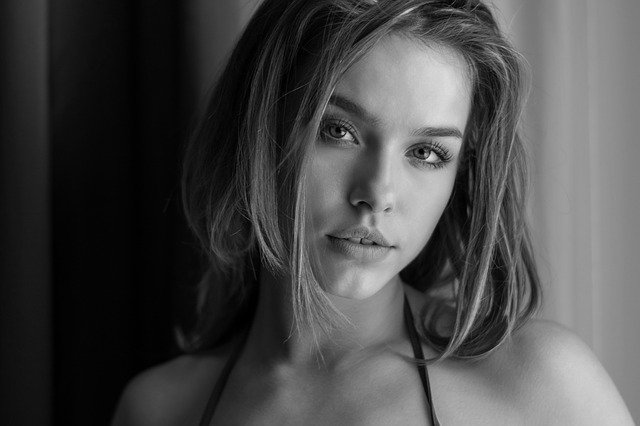
%> input picture sorting-filtting/SámuelTitus.jpg, 640 x 426 px
$ octave SteinarSonja.m   (GNU Octave 9; MATLAB toolbox functions it lacks are replaced by stand-ins)
%> lines starting %> are read from the running program, lines starting %| are printed output that depends on the picture
%% Read in image
I = imread('SámuelTitus.jpg');
%> I is the input picture: size 426x640x3 uint8; min 0, max 238, mean 72.5
%% Convert to grayscale image
Igray = rgb2gray(I);
%% Add noise to image
Islat_pepper = imnoise(I, 'salt & pepper', 0.0001);
%% Operator
% Maximum filter salt & pepper noise
Imax = imdilate(I, true(3));
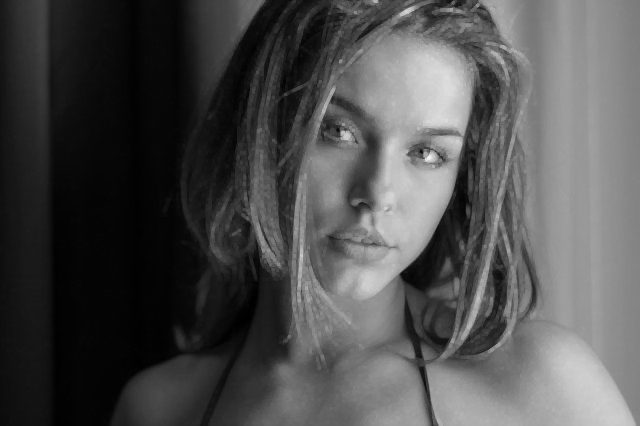
%> Imax: size 426x640x3 uint8; min 0, max 238, mean 78.7
%imshow(Imax, []);
%    title('Maxinum filter salt & pepper');
%   xlabel('density 0.15');
Imin = imerode(I, true(3));
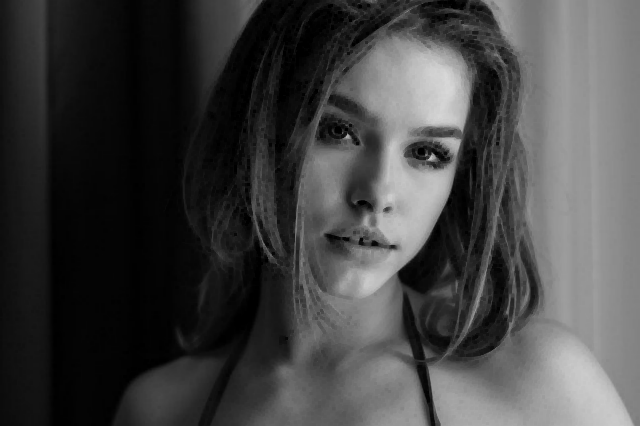
%> Imin: size 426x640x3 uint8; min 0, max 218, mean 66.4
%imshow(Imin, []);
%    title('Mininum filter salt & pepper');
%    xlabel('density 0.15');
%% Diaplay the image
subplot(1, 3, 1),
imshow(I);
    title('salt & pepper');
    xlabel('density 0.01');
subplot(1, 3, 2),
imshow(Imax);
    title('Maxinum filter salt & pepper');
    xlabel('density 0.01');
subplot(1, 3, 3),
imshow(Imin);
    title('Mininum filter salt & pepper');
    xlabel('density 0.01');

$ run again, with sorting-filtting/tangrenjie.png saved as sorting-filtting/SámuelTitus.jpg
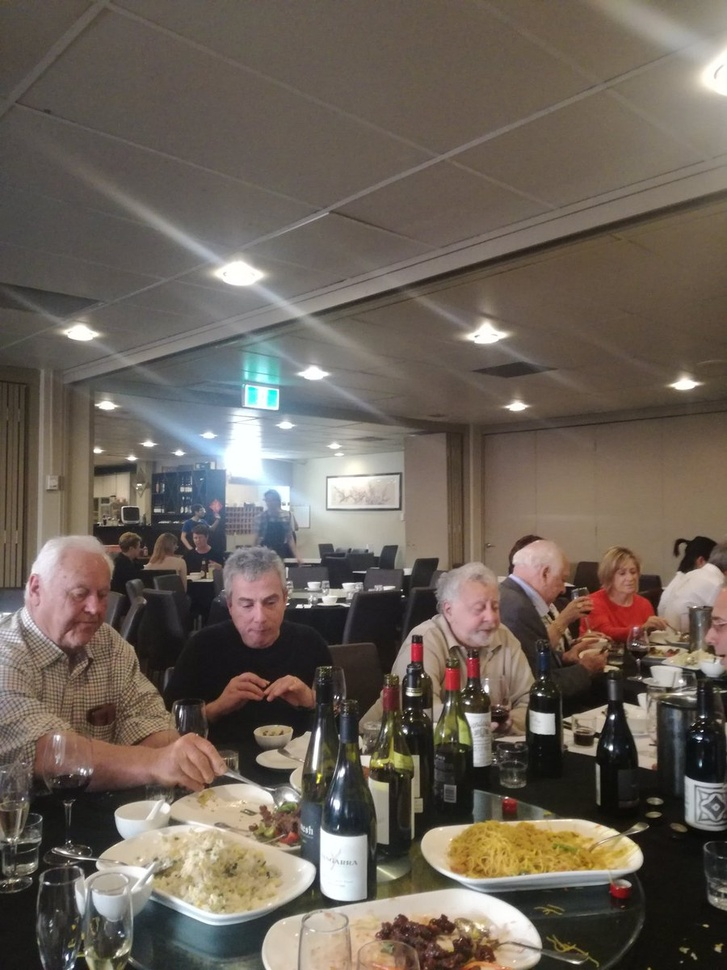
%> input picture sorting-filtting/tangrenjie.png, 727 x 970 px, shrunk from 900 x 1200 before the run
%> I is the input picture: size 970x727x3 uint8; mean R, G, B 107.4, 97.7, 88.2
%> `Igray = rgb2gray(I);`:
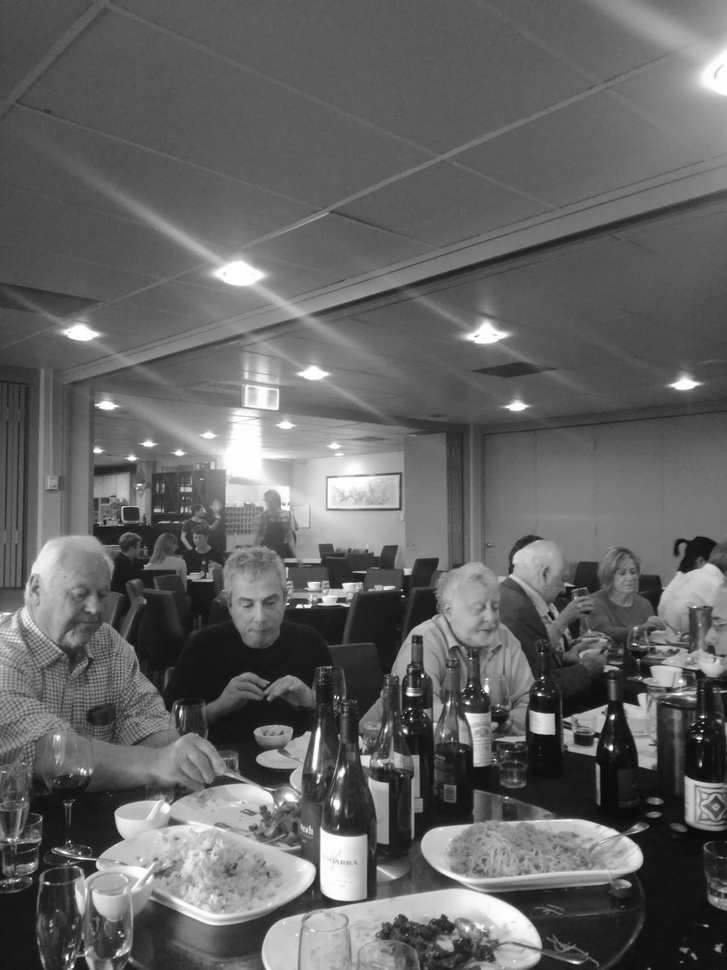
%> Igray: size 970x727 uint8; min 4, max 255, mean 99.5
%> `Imin = imerode(I, true(3));`:
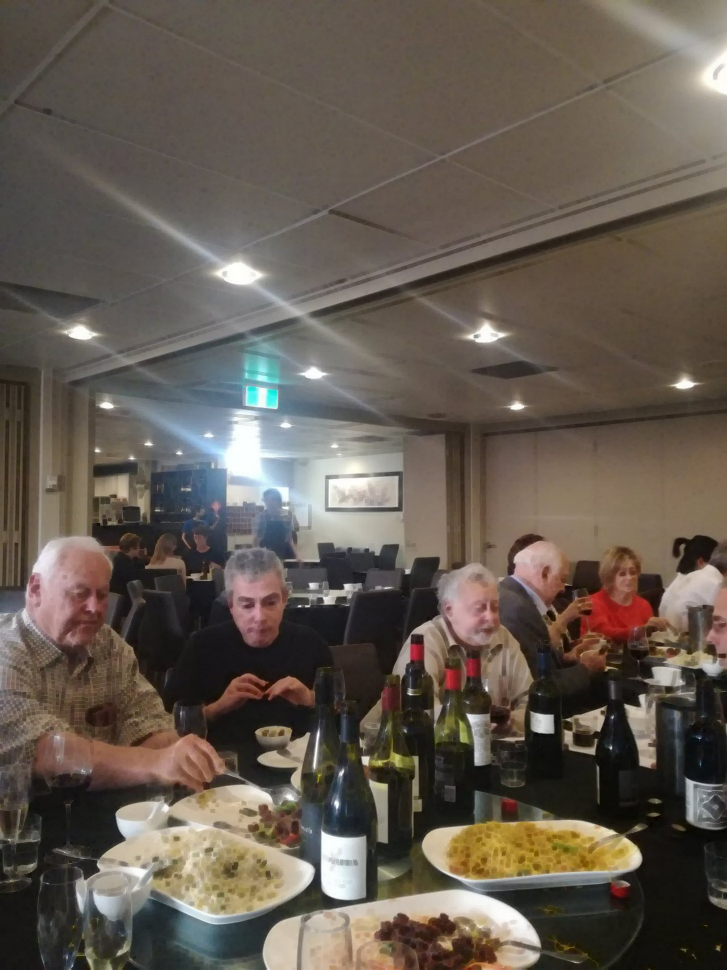
%> Imin: size 970x727x3 uint8; mean R, G, B 99.6, 90, 80.4
